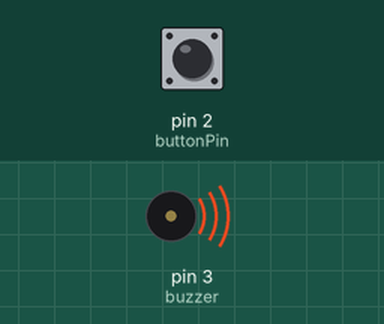
The sketch below on a simulated Arduino Uno, built with avr-gcc and run on an emulated ATmega328P. Parts: buzzer (waves = sounding, pin HIGH). Inputs (shaded band) come from the test bench; at power-on: pin 2 (buttonPin) LOW.

Above: at 1.2 s.
1.3 s: pin 2 (buttonPin) pulled HIGH for 0.15 s
At 1.37 s:
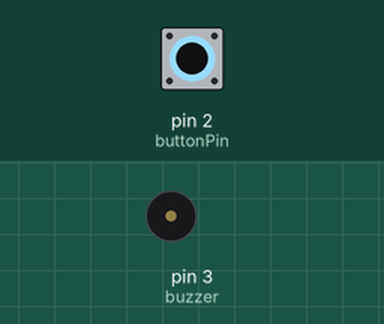
2.9 s: pin 2 (buttonPin) pulled HIGH for 3.2 s
At 7.4 s:
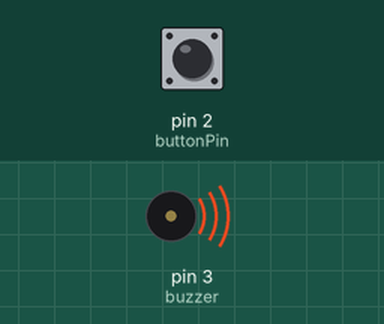
Timing chart, 0 to 8.9 s (numbered marks = the images above; inputs shaded):
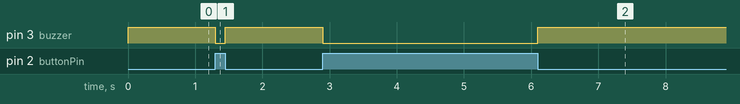

The sketch:

Lesson_11_Vibration_Sensor.ino
```cpp
// constants won't change. They're used here to set pin numbers:
const int buttonPin = 2;     // the number of the pushbutton pin
const int buzzer =  3;      // the number of the buzzer pin

// variables will change:
int buttonState = 0;         // variable for reading the pushbutton status

void setup() {
  // initialize the LED pin as an output:
  pinMode(buzzer, OUTPUT);
  // initialize the pushbutton pin as an input:
  pinMode(buttonPin, INPUT);
}

void loop() {
  // read the state of the pushbutton value:
  buttonState = digitalRead(buttonPin);

  // check if the pushbutton is pressed. If it is, the buttonState is HIGH:
  if (buttonState == HIGH) {
    // turn LED on:
    digitalWrite(buzzer, LOW);
  } else {
    // turn LED off:
    digitalWrite(buzzer, HIGH);
  }
}
```

Measured:
- after the input at 1.3 s, pin 3 (buzzer): HIGH → LOW at once, → HIGH 0.15 s later
- after the input at 2.9 s, pin 3 (buzzer): HIGH → LOW at once, → HIGH 3.2 s later
